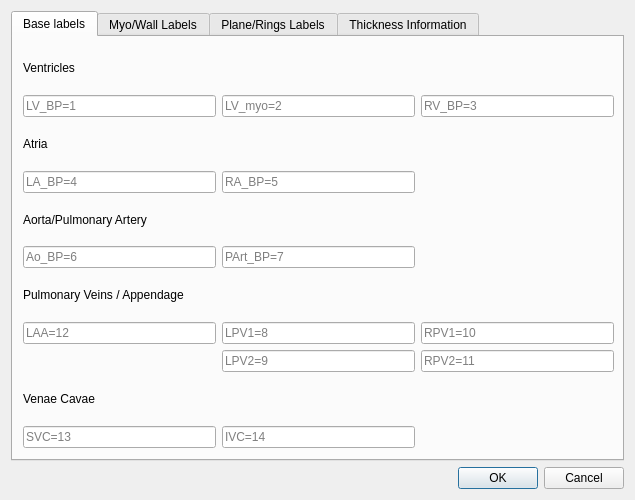
<?xml version="1.0" encoding="UTF-8"?>
<ui version="4.0">
 <class>LabelsSelectorUI</class>
 <widget class="QWidget" name="LabelsSelectorUI">
  <property name="geometry">
   <rect>
    <x>0</x>
    <y>0</y>
    <width>635</width>
    <height>500</height>
   </rect>
  </property>
  <property name="minimumSize">
   <size>
    <width>480</width>
    <height>480</height>
   </size>
  </property>
  <property name="maximumSize">
   <size>
    <width>700</width>
    <height>500</height>
   </size>
  </property>
  <property name="windowTitle">
   <string>Dialog</string>
  </property>
  <layout class="QVBoxLayout" name="verticalLayout">
   <item>
    <widget class="QTabWidget" name="tabWidget">
     <property name="currentIndex">
      <number>0</number>
     </property>
     <widget class="QWidget" name="tab">
      <attribute name="title">
       <string>Base labels</string>
      </attribute>
      <widget class="QWidget" name="gridLayoutWidget">
       <property name="geometry">
        <rect>
         <x>10</x>
         <y>10</y>
         <width>591</width>
         <height>401</height>
        </rect>
       </property>
       <layout class="QGridLayout" name="gridLayout_2">
        <item row="2" column="0">
         <widget class="QLabel" name="label_2">
          <property name="text">
           <string>Atria</string>
          </property>
         </widget>
        </item>
        <item row="5" column="1">
         <widget class="QLineEdit" name="line_PArt_BP">
          <property name="placeholderText">
           <string>PArt_BP=7</string>
          </property>
         </widget>
        </item>
        <item row="7" column="1">
         <widget class="QLineEdit" name="line_LPV1">
          <property name="placeholderText">
           <string>LPV1=8</string>
          </property>
         </widget>
        </item>
        <item row="3" column="1">
         <widget class="QLineEdit" name="line_RA_BP">
          <property name="placeholderText">
           <string>RA_BP=5</string>
          </property>
         </widget>
        </item>
        <item row="13" column="0">
         <widget class="QLineEdit" name="line_SVC">
          <property name="placeholderText">
           <string>SVC=13</string>
          </property>
         </widget>
        </item>
        <item row="0" column="0">
         <widget class="QLabel" name="label">
          <property name="text">
           <string>Ventricles </string>
          </property>
         </widget>
        </item>
        <item row="7" column="0">
         <widget class="QLineEdit" name="line_LAA">
          <property name="placeholderText">
           <string>LAA=12</string>
          </property>
         </widget>
        </item>
        <item row="4" column="0">
         <widget class="QLabel" name="label_3">
          <property name="text">
           <string>Aorta/Pulmonary Artery</string>
          </property>
         </widget>
        </item>
        <item row="1" column="0">
         <widget class="QLineEdit" name="line_LV_BP">
          <property name="placeholderText">
           <string>LV_BP=1</string>
          </property>
         </widget>
        </item>
        <item row="3" column="0">
         <widget class="QLineEdit" name="line_LA_BP">
          <property name="placeholderText">
           <string>LA_BP=4</string>
          </property>
         </widget>
        </item>
        <item row="7" column="2">
         <widget class="QLineEdit" name="line_RPV1">
          <property name="placeholderText">
           <string>RPV1=10</string>
          </property>
         </widget>
        </item>
        <item row="5" column="0">
         <widget class="QLineEdit" name="line_Ao_BP">
          <property name="placeholderText">
           <string>Ao_BP=6</string>
          </property>
         </widget>
        </item>
        <item row="9" column="1">
         <widget class="QLineEdit" name="line_LPV2">
          <property name="placeholderText">
           <string>LPV2=9</string>
          </property>
         </widget>
        </item>
        <item row="1" column="1">
         <widget class="QLineEdit" name="line_LV_myo">
          <property name="placeholderText">
           <string>LV_myo=2</string>
          </property>
         </widget>
        </item>
        <item row="13" column="1">
         <widget class="QLineEdit" name="line_IVC">
          <property name="placeholderText">
           <string>IVC=14</string>
          </property>
         </widget>
        </item>
        <item row="9" column="2">
         <widget class="QLineEdit" name="line_RPV2">
          <property name="placeholderText">
           <string>RPV2=11</string>
          </property>
         </widget>
        </item>
        <item row="1" column="2">
         <widget class="QLineEdit" name="line_RV_BP">
          <property name="placeholderText">
           <string>RV_BP=3</string>
          </property>
         </widget>
        </item>
        <item row="6" column="0">
         <widget class="QLabel" name="label_4">
          <property name="text">
           <string>Pulmonary Veins / Appendage</string>
          </property>
         </widget>
        </item>
        <item row="10" column="0">
         <widget class="QLabel" name="label_5">
          <property name="text">
           <string>Venae Cavae</string>
          </property>
         </widget>
        </item>
       </layout>
      </widget>
     </widget>
     <widget class="QWidget" name="tab_2">
      <attribute name="title">
       <string>Myo/Wall Labels</string>
      </attribute>
      <widget class="QWidget" name="gridLayoutWidget_2">
       <property name="geometry">
        <rect>
         <x>10</x>
         <y>10</y>
         <width>601</width>
         <height>271</height>
        </rect>
       </property>
       <layout class="QGridLayout" name="gridLayout_3">
        <item row="6" column="1">
         <widget class="QLineEdit" name="line_TV">
          <property name="placeholderText">
           <string>TV=202</string>
          </property>
         </widget>
        </item>
        <item row="5" column="0">
         <widget class="QLabel" name="label_7">
          <property name="text">
           <string>Valves Labels</string>
          </property>
         </widget>
        </item>
        <item row="0" column="0">
         <widget class="QLabel" name="label_6">
          <property name="text">
           <string>Myocardium Labels</string>
          </property>
         </widget>
        </item>
        <item row="1" column="0">
         <widget class="QLineEdit" name="line_LV_neck">
          <property name="placeholderText">
           <string>LV_neck=101</string>
          </property>
         </widget>
        </item>
        <item row="2" column="1">
         <widget class="QLineEdit" name="line_RA_myo">
          <property name="placeholderText">
           <string>RA_myo=105</string>
          </property>
         </widget>
        </item>
        <item row="6" column="0">
         <widget class="QLineEdit" name="line_MV">
          <property name="placeholderText">
           <string>MV=201</string>
          </property>
         </widget>
        </item>
        <item row="7" column="1">
         <widget class="QLineEdit" name="line_PV">
          <property name="placeholderText">
           <string>PV=204</string>
          </property>
         </widget>
        </item>
        <item row="1" column="1">
         <widget class="QLineEdit" name="line_RV_myo">
          <property name="placeholderText">
           <string>RV_myo=103</string>
          </property>
         </widget>
        </item>
        <item row="4" column="1">
         <widget class="QLineEdit" name="line_PArt_wall">
          <property name="placeholderText">
           <string>PArt_wall=107</string>
          </property>
         </widget>
        </item>
        <item row="4" column="0">
         <widget class="QLineEdit" name="line_Ao_wall">
          <property name="placeholderText">
           <string>Ao_wall=106</string>
          </property>
         </widget>
        </item>
        <item row="7" column="0">
         <widget class="QLineEdit" name="line_AV">
          <property name="placeholderText">
           <string>AV=204</string>
          </property>
         </widget>
        </item>
        <item row="2" column="0">
         <widget class="QLineEdit" name="line_LA_myo">
          <property name="placeholderText">
           <string>LA_myo=104</string>
          </property>
         </widget>
        </item>
        <item row="3" column="0">
         <widget class="QLabel" name="label_8">
          <property name="text">
           <string>Wall Labels</string>
          </property>
         </widget>
        </item>
       </layout>
      </widget>
     </widget>
     <widget class="QWidget" name="tab_3">
      <attribute name="title">
       <string>Plane/Rings Labels</string>
      </attribute>
      <widget class="QWidget" name="gridLayoutWidget_3">
       <property name="geometry">
        <rect>
         <x>10</x>
         <y>10</y>
         <width>591</width>
         <height>251</height>
        </rect>
       </property>
       <layout class="QGridLayout" name="gridLayout_4">
        <item row="6" column="1">
         <widget class="QLineEdit" name="line_LPV2_ring">
          <property name="placeholderText">
           <string>LPV2_ring=222</string>
          </property>
         </widget>
        </item>
        <item row="6" column="2">
         <widget class="QLineEdit" name="line_RPV2_ring">
          <property name="placeholderText">
           <string>RPV2_ring=224</string>
          </property>
         </widget>
        </item>
        <item row="1" column="1">
         <widget class="QLineEdit" name="line_plane_LPV1">
          <property name="placeholderText">
           <string>plane_LPV1=205</string>
          </property>
         </widget>
        </item>
        <item row="3" column="2">
         <widget class="QLineEdit" name="line_plane_IVC">
          <property name="placeholderText">
           <string>plane_IVC=211</string>
          </property>
         </widget>
        </item>
        <item row="0" column="0">
         <widget class="QLabel" name="label_9">
          <property name="text">
           <string>Plane Labels</string>
          </property>
         </widget>
        </item>
        <item row="1" column="0">
         <widget class="QLineEdit" name="line_plane_LAA">
          <property name="placeholderText">
           <string>plane_LAA=209</string>
          </property>
         </widget>
        </item>
        <item row="1" column="2">
         <widget class="QLineEdit" name="line_plane_RPV1">
          <property name="placeholderText">
           <string>plane_RPV1=207</string>
          </property>
         </widget>
        </item>
        <item row="2" column="2">
         <widget class="QLineEdit" name="line_plane_RPV2">
          <property name="placeholderText">
           <string>plane_RPV2=208</string>
          </property>
         </widget>
        </item>
        <item row="5" column="0">
         <widget class="QLineEdit" name="line_LAA_ring">
          <property name="placeholderText">
           <string>LAA_ring=225</string>
          </property>
         </widget>
        </item>
        <item row="7" column="1">
         <widget class="QLineEdit" name="line_SVC_ring">
          <property name="placeholderText">
           <string>SVC_ring=226</string>
          </property>
         </widget>
        </item>
        <item row="7" column="2">
         <widget class="QLineEdit" name="line_IVC_ring">
          <property name="placeholderText">
           <string>IVC_ring=227</string>
          </property>
         </widget>
        </item>
        <item row="2" column="1">
         <widget class="QLineEdit" name="line_plane_LPV2">
          <property name="placeholderText">
           <string>plane_LPV2 = 206</string>
          </property>
         </widget>
        </item>
        <item row="5" column="1">
         <widget class="QLineEdit" name="line_LPV1_ring">
          <property name="placeholderText">
           <string>LPV1_ring=221</string>
          </property>
         </widget>
        </item>
        <item row="5" column="2">
         <widget class="QLineEdit" name="line_RPV1_ring">
          <property name="placeholderText">
           <string>RPV1_ring=223</string>
          </property>
         </widget>
        </item>
        <item row="3" column="1">
         <widget class="QLineEdit" name="line_plane_SVC">
          <property name="placeholderText">
           <string>plane_SVC=210</string>
          </property>
         </widget>
        </item>
        <item row="4" column="0">
         <widget class="QLabel" name="label_10">
          <property name="text">
           <string>Ring Labels</string>
          </property>
         </widget>
        </item>
       </layout>
      </widget>
     </widget>
     <widget class="QWidget" name="tab_4">
      <attribute name="title">
       <string>Thickness Information</string>
      </attribute>
      <widget class="QWidget" name="gridLayoutWidget_4">
       <property name="geometry">
        <rect>
         <x>10</x>
         <y>10</y>
         <width>591</width>
         <height>201</height>
        </rect>
       </property>
       <layout class="QGridLayout" name="gridLayout">
        <item row="5" column="0">
         <widget class="QLineEdit" name="line_LV_neck_WT">
          <property name="placeholderText">
           <string>LV_neck_WT=2.00</string>
          </property>
         </widget>
        </item>
        <item row="7" column="1">
         <widget class="QLineEdit" name="line_PArt_WT">
          <property name="placeholderText">
           <string>PArt_WT=2.00</string>
          </property>
         </widget>
        </item>
        <item row="7" column="0">
         <widget class="QLineEdit" name="line_Ao_WT">
          <property name="placeholderText">
           <string>Ao_WT=2.00</string>
          </property>
         </widget>
        </item>
        <item row="5" column="1">
         <widget class="QLineEdit" name="line_RV_WT">
          <property name="placeholderText">
           <string>RV_WT=3.5</string>
          </property>
         </widget>
        </item>
        <item row="6" column="1">
         <widget class="QLineEdit" name="line_RA_WT">
          <property name="placeholderText">
           <string>RA_WT=2.00</string>
          </property>
         </widget>
        </item>
        <item row="3" column="0">
         <widget class="QLineEdit" name="line_valve_WT">
          <property name="placeholderText">
           <string>valve_WT=4</string>
          </property>
         </widget>
        </item>
        <item row="1" column="1">
         <widget class="Line" name="line_2">
          <property name="orientation">
           <enum>Qt::Horizontal</enum>
          </property>
         </widget>
        </item>
        <item row="4" column="0">
         <widget class="QLineEdit" name="line_ring_thickness">
          <property name="placeholderText">
           <string>ring_thickness=4</string>
          </property>
         </widget>
        </item>
        <item row="0" column="0" alignment="Qt::AlignRight">
         <widget class="QLabel" name="label_11">
          <property name="text">
           <string>Scale Factor:</string>
          </property>
         </widget>
        </item>
        <item row="1" column="0">
         <widget class="Line" name="line">
          <property name="orientation">
           <enum>Qt::Horizontal</enum>
          </property>
         </widget>
        </item>
        <item row="0" column="1">
         <widget class="QLineEdit" name="line_scale_factor">
          <property name="placeholderText">
           <string>default = 1/0.39844</string>
          </property>
         </widget>
        </item>
        <item row="6" column="0">
         <widget class="QLineEdit" name="line_LA_WT">
          <property name="placeholderText">
           <string>LA_WT=2.00</string>
          </property>
         </widget>
        </item>
        <item row="3" column="1">
         <widget class="QLineEdit" name="line_valve_WT_svc_ivc">
          <property name="placeholderText">
           <string>valve_WT_svc_ivc=4</string>
          </property>
         </widget>
        </item>
        <item row="2" column="0">
         <widget class="QLabel" name="label_12">
          <property name="text">
           <string>Multipliers:</string>
          </property>
         </widget>
        </item>
        <item row="2" column="1" alignment="Qt::AlignHCenter">
         <widget class="QLabel" name="label_13">
          <property name="text">
           <string>Scarle_factor * MULTIPLIER</string>
          </property>
         </widget>
        </item>
       </layout>
      </widget>
     </widget>
    </widget>
   </item>
   <item>
    <widget class="QDialogButtonBox" name="buttonBox">
     <property name="standardButtons">
      <set>QDialogButtonBox::Cancel|QDialogButtonBox::Ok</set>
     </property>
    </widget>
   </item>
  </layout>
 </widget>
 <resources/>
 <connections/>
</ui>
